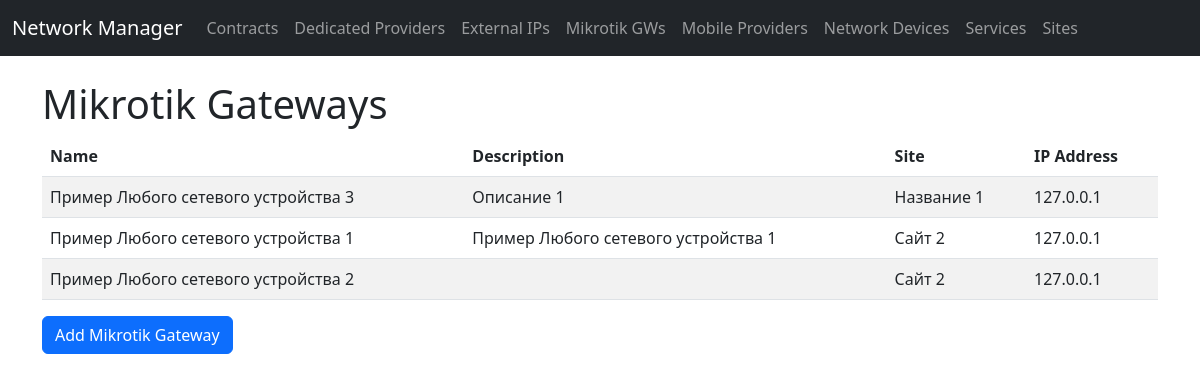
Page /mikrotik-gws/ on the earlier database version.
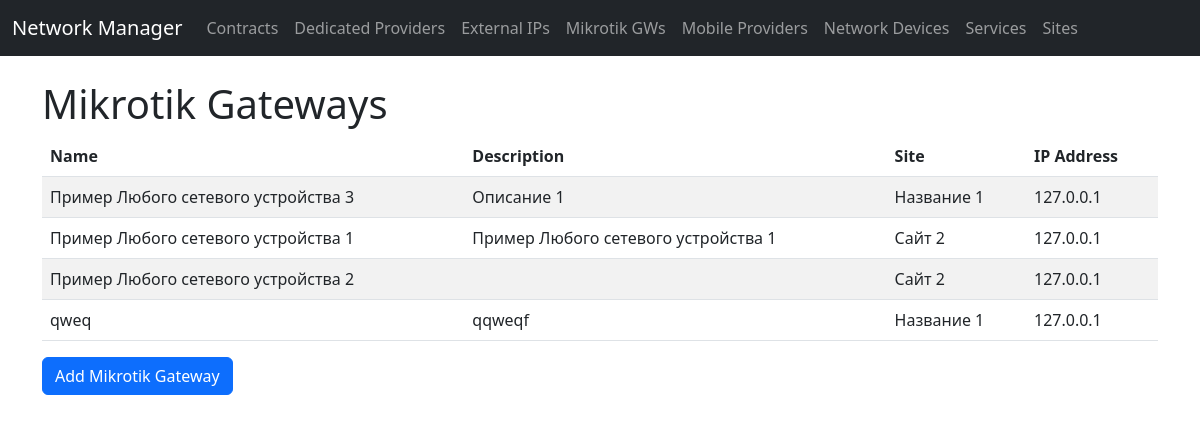
Same page on the later database version.
### network_manager/models.py (models this page shows, shortened)
class NetworkDevice(models.Model):
    name = models.CharField(max_length=255, verbose_name="Название")
    description = models.TextField(verbose_name="Описание", blank=True, null=True)
    site = models.ForeignKey(Site, on_delete=models.CASCADE, verbose_name="Расположение")
    ip_address = models.GenericIPAddressField(protocol='IPv4', verbose_name="IP Адрес")
    login = models.CharField(max_length=255, verbose_name="Логин")
    password = models.CharField(max_length=255, verbose_name="Пароль")

class MikrotikGW(NetworkDevice):
    loopback_ip = models.GenericIPAddressField(protocol='IPv4', verbose_name="IP адрес Loopback")
    ext_ip = models.GenericIPAddressField(protocol='IPv4', verbose_name="Внешний IP адрес")
    ext_gw = models.GenericIPAddressField(protocol='IPv4', verbose_name="Внешний GW")
    gre1 = models.GenericIPAddressField(protocol='IPv4', verbose_name="GRE1", blank=True, null=True)
    gre2 = models.GenericIPAddressField(protocol='IPv4', verbose_name="GRE2", blank=True, null=True)
    gre3 = models.GenericIPAddressField(protocol='IPv4', verbose_name="GRE3", blank=True, null=True)
    gre4 = models.GenericIPAddressField(protocol='IPv4', verbose_name="GRE4", blank=True, null=True)

class NetworkDevice(models.Model):
    name = models.CharField(max_length=255, verbose_name="Название")
    description = models.TextField(verbose_name="Описание", blank=True, null=True)
    site = models.ForeignKey(Site, on_delete=models.CASCADE, verbose_name="Расположение")
    ip_address = models.GenericIPAddressField(protocol='IPv4', verbose_name="IP Адрес")
    login = models.CharField(max_length=255, verbose_name="Логин")
    password = models.CharField(max_length=255, verbose_name="Пароль")

class Site(models.Model):
    name = models.CharField(max_length=255, verbose_name="Название")
    description = models.TextField(verbose_name="Описание", blank=True, null=True)
    address = models.CharField(max_length=255, verbose_name="Адрес")
    td = models.CharField(max_length=255, verbose_name="Торговая дирекция, регион")
    legal_entity = models.CharField(max_length=255, verbose_name="Юридическое лицо")
    data_subnet = models.GenericIPAddressField(protocol='IPv4', verbose_name="Подсеть Data", blank=True, null=True)
    voice_subnet = models.GenericIPAddressField(protocol='IPv4', verbose_name="Подсеть Voice", blank=True, null=True)
    tech_subnet = models.GenericIPAddressField(protocol='IPv4', verbose_name="Подсеть Tech", blank=True, null=True)
    iot_subnet = models.GenericIPAddressField(protocol='IPv4', verbose_name="Подсеть IoT", blank=True, null=True)
    def __str__(self):
        return self.name

### network_manager/views.py (the view)
# urls.py: path('mikrotik-gws/', mikrotik_gws_list, name='mikrotik_gws_list'),
def mikrotik_gws_list(request):
    mikrotik_gws = MikrotikGW.objects.all()
    return render(request, 'network_manager/mikrotik_gws_list.html', {'mikrotik_gws': mikrotik_gws})

### network_manager/templates/network_manager/mikrotik_gws_list.html (shortened to what this page needs)
{% extends 'base.html' %}
{% block content %}
<h1>Mikrotik Gateways</h1>
<table class="table table-striped table-hover">
    <thead>
        <tr>
            <th>Name</th>
            <th>Description</th>
            <th>Site</th>
            <th>IP Address</th>
        </tr>
    </thead>
    <tbody>
        {% if mikrotik_gws %}
            {% for gw in mikrotik_gws %}
            <tr onclick="location.href='{% url 'edit_mikrotik_gw' gw.id %}'" style="cursor: pointer;">
                <td>{{ gw.name }}</td>
                <td>{{ gw.description }}</td>
                <td>{{ gw.site }}</td>
                <td>{{ gw.ip_address }}</td>
            </tr>
            {% endfor %}
        {% else %}
            <tr>
                <td colspan="4">No Mikrotik Gateways available.</td>
            </tr>
        {% endif %}
    </tbody>
</table>
<a href="{% url 'add_mikrotik_gw' %}" class="btn btn-primary">Add Mikrotik Gateway</a>
{% endblock %}

Differences in the rows shown:
added MikrotikGW: name "qweq", description "qqweqf", site "Название 1", ip_address "127.0.0.1"
